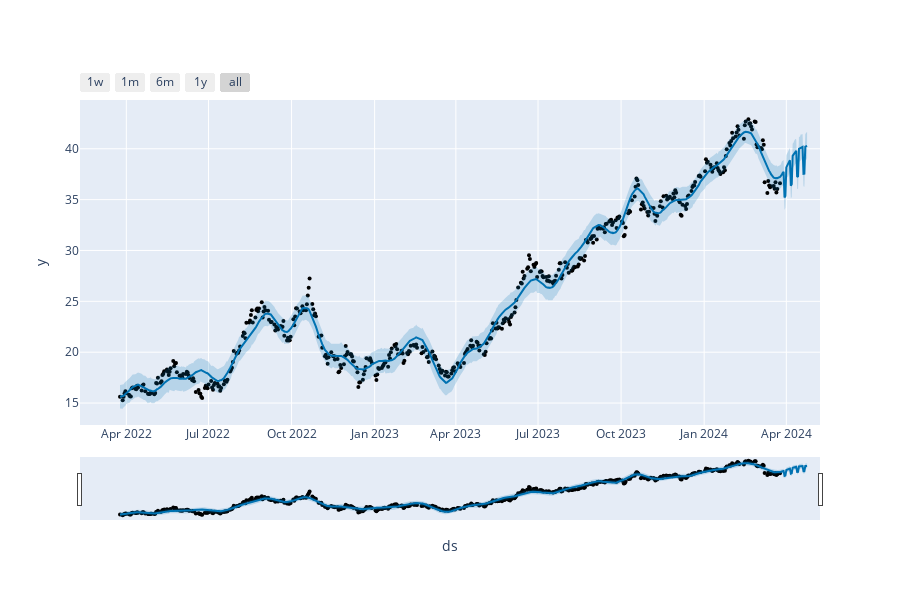

Notebook code for this chart:
### Code cell
grafico_prev = plot_plotly(modelo, prev)
grafico_prev.show()

### Figure 1 — Plotly figure (JSON) as saved in the notebook; plotly's stock layout.template omitted (floating-point values rounded to 4 significant figures; data arrays with more than 128 entries replaced by an {"elided": "..."} marker saying what was removed)
{"data": [{"marker": {"color": "black", "size": 4}, "mode": "markers", "name": "Actual", "type": "scatter", "x": {"elided": "499 str values"}, "y": {"elided": "499 float values"}}, {"hoverinfo": "skip", "line": {"width": 0}, "mode": "lines", "type": "scatter", "x": {"elided": "529 str values"}, "y": {"elided": "529 float values"}}, {"fill": "tonexty", "fillcolor": "rgba(0, 114, 178, 0.2)", "line": {"color": "#0072B2", "width": 2}, "mode": "lines", "name": "Predicted", "type": "scatter", "x": {"elided": "529 str values"}, "y": {"elided": "529 float values"}}, {"fill": "tonexty", "fillcolor": "rgba(0, 114, 178, 0.2)", "hoverinfo": "skip", "line": {"width": 0}, "mode": "lines", "type": "scatter", "x": {"elided": "529 str values"}, "y": {"elided": "529 float values"}}], "layout": {"height": 600, "showlegend": false, "width": 900, "xaxis": {"rangeselector": {"buttons": [{"count": 7, "label": "1w", "step": "day", "stepmode": "backward"}, {"count": 1, "label": "1m", "step": "month", "stepmode": "backward"}, {"count": 6, "label": "6m", "step": "month", "stepmode": "backward"}, {"count": 1, "label": "1y", "step": "year", "stepmode": "backward"}, {"step": "all"}]}, "rangeslider": {"visible": true}, "title": {"text": "ds"}, "type": "date"}, "yaxis": {"title": {"text": "y"}}}}
